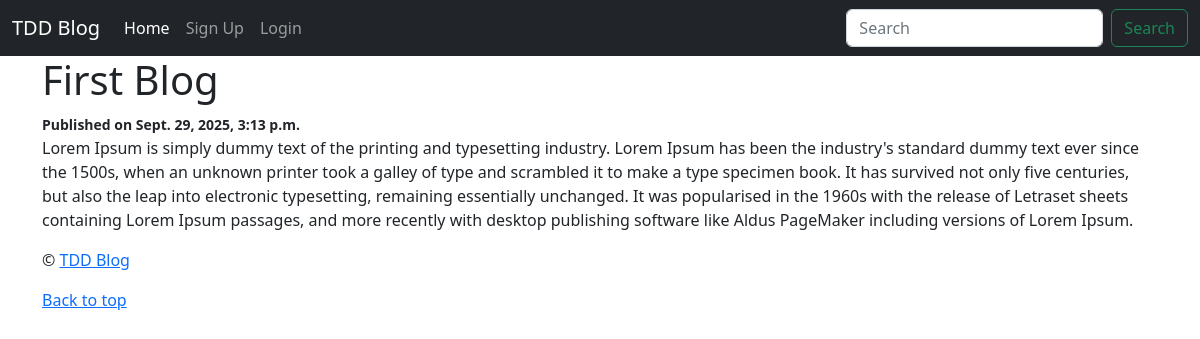
/post/1, run on the app's committed database.
### posts/models.py (models this page shows, shortened)
class Post(models.Model):
    title = models.CharField(max_length=50)
    body = models.TextField()
    created_at = models.DateTimeField(auto_now_add=True)
    modified_at = models.DateTimeField(auto_now=True)
    author = models.ForeignKey(
        User, on_delete=models.CASCADE)

### posts/views.py (the view)
# urls.py: path("post/<int:id>", views.post_detail, name="post_detail"),
def post_detail(request, id):
    post = Post.objects.get(id=id)
    context = {
        'post': post,
        'title': post.title
    }
    return render(request, 'posts/detail.html', context)

### templates/posts/detail.html
{% extends 'base.html' %}
{% block content %}
    <h1>{{ post.title }}</h1>
    <small><b>Published on {{ post.created_at }}</b></small>
    <p>{{ post.body }}</p>
{% endblock content %}

### data on the page
Post: title "First Blog", created_at "Sept. 29, 2025, 3:13 p.m.", body "Lorem Ipsum is simply dummy text of the printing and typesetting industry. Lorem Ipsum has been the industry's standard dummy text ever since the 1500s, when an unknown printer took a galley of type and scrambled it to make a type specimen book. It has survived not only five centuries, but also the leap into electronic typesetting, remaining essentially unchanged. It was popularised in the 1960s with the release of Letraset sheets containing Lorem Ipsum passages, and more recently with desktop publishing software like Aldus PageMaker including versions of Lorem Ipsum."
